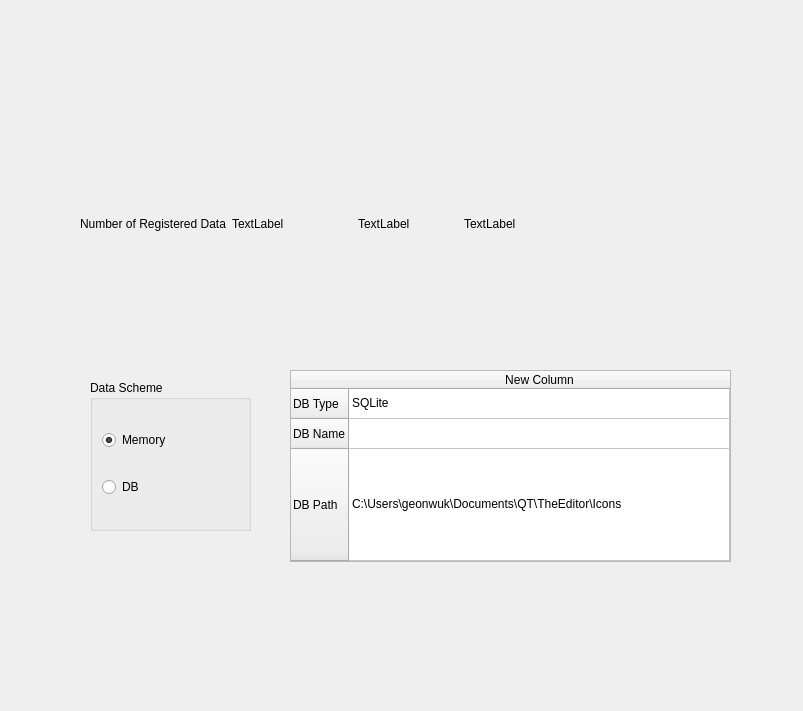
<?xml version="1.0" encoding="UTF-8"?>
<ui version="4.0">
 <class>Form</class>
 <widget class="QWidget" name="Form">
  <property name="geometry">
   <rect>
    <x>0</x>
    <y>0</y>
    <width>803</width>
    <height>711</height>
   </rect>
  </property>
  <property name="windowTitle">
   <string>Form</string>
  </property>
  <widget class="QGroupBox" name="groupBox">
   <property name="geometry">
    <rect>
     <x>90</x>
     <y>380</y>
     <width>161</width>
     <height>151</height>
    </rect>
   </property>
   <property name="title">
    <string>Data Scheme</string>
   </property>
   <layout class="QVBoxLayout" name="verticalLayout">
    <item>
     <widget class="QRadioButton" name="radioButtonMemory">
      <property name="text">
       <string>Memory</string>
      </property>
      <property name="icon">
       <iconset>
        <normalon>:/Icons/ram.png</normalon>
       </iconset>
      </property>
      <property name="iconSize">
       <size>
        <width>32</width>
        <height>32</height>
       </size>
      </property>
      <property name="checked">
       <bool>true</bool>
      </property>
     </widget>
    </item>
    <item>
     <widget class="QRadioButton" name="radioButtonDB">
      <property name="cursor">
       <cursorShape>ArrowCursor</cursorShape>
      </property>
      <property name="layoutDirection">
       <enum>Qt::LeftToRight</enum>
      </property>
      <property name="text">
       <string>DB</string>
      </property>
      <property name="icon">
       <iconset theme="applications-science">
        <normalon>:/Icons/database.png</normalon>
       </iconset>
      </property>
      <property name="iconSize">
       <size>
        <width>32</width>
        <height>32</height>
       </size>
      </property>
      <property name="checked">
       <bool>false</bool>
      </property>
      <property name="autoRepeat">
       <bool>false</bool>
      </property>
     </widget>
    </item>
   </layout>
  </widget>
  <widget class="QWidget" name="gridLayoutWidget">
   <property name="geometry">
    <rect>
     <x>80</x>
     <y>50</y>
     <width>503</width>
     <height>241</height>
    </rect>
   </property>
   <layout class="QGridLayout" name="gridLayout">
    <item row="0" column="1">
     <widget class="QWidget" name="widget" native="true">
      <layout class="QVBoxLayout" name="verticalLayout_2">
       <item>
        <widget class="QLabel" name="label">
         <property name="sizePolicy">
          <sizepolicy hsizetype="Preferred" vsizetype="Preferred">
           <horstretch>0</horstretch>
           <verstretch>0</verstretch>
          </sizepolicy>
         </property>
         <property name="maximumSize">
          <size>
           <width>100</width>
           <height>100</height>
          </size>
         </property>
         <property name="text">
          <string/>
         </property>
         <property name="pixmap">
          <pixmap resource="resources.qrc">:/Icons/client.png</pixmap>
         </property>
         <property name="scaledContents">
          <bool>true</bool>
         </property>
        </widget>
       </item>
      </layout>
     </widget>
    </item>
    <item row="1" column="1">
     <widget class="QLabel" name="numOfClients">
      <property name="text">
       <string>TextLabel</string>
      </property>
     </widget>
    </item>
    <item row="1" column="0">
     <widget class="QLabel" name="label_4">
      <property name="text">
       <string>Number of Registered Data</string>
      </property>
     </widget>
    </item>
    <item row="0" column="2">
     <widget class="QLabel" name="label_2">
      <property name="maximumSize">
       <size>
        <width>100</width>
        <height>100</height>
       </size>
      </property>
      <property name="text">
       <string/>
      </property>
      <property name="pixmap">
       <pixmap resource="resources.qrc">:/Icons/product.png</pixmap>
      </property>
      <property name="scaledContents">
       <bool>true</bool>
      </property>
     </widget>
    </item>
    <item row="0" column="3">
     <widget class="QWidget" name="widget_3" native="true">
      <layout class="QVBoxLayout" name="verticalLayout_4">
       <item>
        <widget class="QLabel" name="label_3">
         <property name="maximumSize">
          <size>
           <width>100</width>
           <height>100</height>
          </size>
         </property>
         <property name="text">
          <string/>
         </property>
         <property name="pixmap">
          <pixmap resource="resources.qrc">:/Icons/order.png</pixmap>
         </property>
         <property name="scaledContents">
          <bool>true</bool>
         </property>
        </widget>
       </item>
      </layout>
     </widget>
    </item>
    <item row="1" column="2">
     <widget class="QLabel" name="numOfPrdoducts">
      <property name="text">
       <string>TextLabel</string>
      </property>
     </widget>
    </item>
    <item row="1" column="3">
     <widget class="QLabel" name="numOfOrders">
      <property name="text">
       <string>TextLabel</string>
      </property>
     </widget>
    </item>
   </layout>
  </widget>
  <widget class="QTableWidget" name="tableWidgetDB">
   <property name="geometry">
    <rect>
     <x>290</x>
     <y>370</y>
     <width>441</width>
     <height>192</height>
    </rect>
   </property>
   <property name="cornerButtonEnabled">
    <bool>false</bool>
   </property>
   <attribute name="horizontalHeaderShowSortIndicator" stdset="0">
    <bool>false</bool>
   </attribute>
   <attribute name="horizontalHeaderStretchLastSection">
    <bool>true</bool>
   </attribute>
   <attribute name="verticalHeaderStretchLastSection">
    <bool>true</bool>
   </attribute>
   <row>
    <property name="text">
     <string>DB Type</string>
    </property>
   </row>
   <row>
    <property name="text">
     <string>DB Name</string>
    </property>
   </row>
   <row>
    <property name="text">
     <string>DB Path</string>
    </property>
   </row>
   <column>
    <property name="text">
     <string>New Column</string>
    </property>
   </column>
   <item row="0" column="0">
    <property name="text">
     <string>SQLite</string>
    </property>
   </item>
   <item row="2" column="0">
    <property name="text">
     <string>C:\Users\geonwuk\Documents\QT\TheEditor\Icons</string>
    </property>
   </item>
  </widget>
 </widget>
 <resources>
  <include location="resources.qrc"/>
 </resources>
 <connections/>
</ui>
